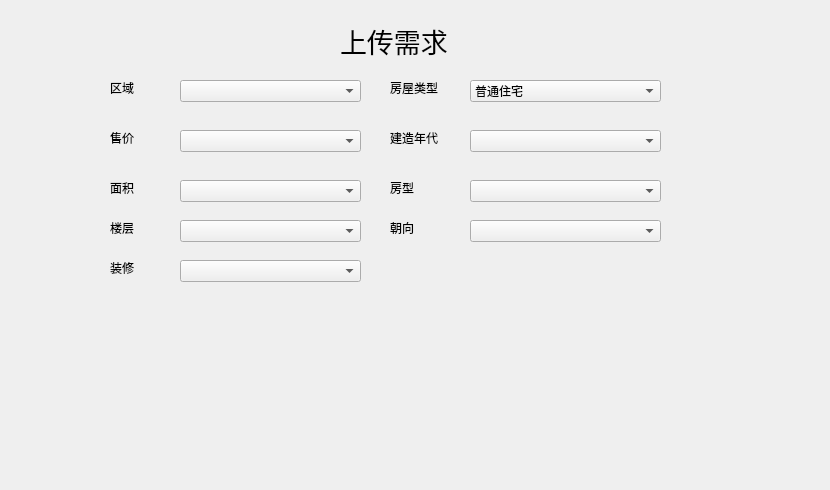
    <widget class="QWidget" name="page_6">
     <widget class="QLabel" name="label_2">
      <property name="geometry">
       <rect>
        <x>110</x>
        <y>80</y>
        <width>31</width>
        <height>15</height>
       </rect>
      </property>
      <property name="minimumSize">
       <size>
        <width>31</width>
        <height>15</height>
       </size>
      </property>
      <property name="maximumSize">
       <size>
        <width>31</width>
        <height>15</height>
       </size>
      </property>
      <property name="text">
       <string>区域</string>
      </property>
     </widget>
     <widget class="QLabel" name="label_3">
      <property name="geometry">
       <rect>
        <x>390</x>
        <y>80</y>
        <width>72</width>
        <height>15</height>
       </rect>
      </property>
      <property name="minimumSize">
       <size>
        <width>72</width>
        <height>15</height>
       </size>
      </property>
      <property name="maximumSize">
       <size>
        <width>72</width>
        <height>15</height>
       </size>
      </property>
      <property name="text">
       <string>房屋类型</string>
      </property>
     </widget>
     <widget class="QLabel" name="label_4">
      <property name="geometry">
       <rect>
        <x>20</x>
        <y>0</y>
        <width>801</width>
        <height>481</height>
       </rect>
      </property>
      <property name="minimumSize">
       <size>
        <width>801</width>
        <height>481</height>
       </size>
      </property>
      <property name="maximumSize">
       <size>
        <width>801</width>
        <height>481</height>
       </size>
      </property>
      <property name="styleSheet">
       <string notr="true">background-image: url(:/newPrefix/59350c3c70152_1024.jpg);</string>
      </property>
      <property name="text">
       <string/>
      </property>
     </widget>
     <widget class="QLabel" name="label_7">
      <property name="geometry">
       <rect>
        <x>340</x>
        <y>20</y>
        <width>131</width>
        <height>41</height>
       </rect>
      </property>
      <property name="minimumSize">
       <size>
        <width>131</width>
        <height>41</height>
       </size>
      </property>
      <property name="maximumSize">
       <size>
        <width>131</width>
        <height>41</height>
       </size>
      </property>
      <property name="font">
       <font>
        <family>Adobe Arabic</family>
        <pointsize>20</pointsize>
       </font>
      </property>
      <property name="text">
       <string>上传需求</string>
      </property>
     </widget>
     <widget class="QComboBox" name="comboBox">
      <property name="geometry">
       <rect>
        <x>470</x>
        <y>80</y>
        <width>191</width>
        <height>22</height>
       </rect>
      </property>
      <property name="minimumSize">
       <size>
        <width>191</width>
        <height>22</height>
       </size>
      </property>
      <property name="maximumSize">
       <size>
        <width>191</width>
        <height>22</height>
       </size>
      </property>
      <item>
       <property name="text">
        <string>普通住宅</string>
       </property>
      </item>
      <item>
       <property name="text">
        <string>公寓</string>
       </property>
      </item>
      <item>
       <property name="text">
        <string>平房</string>
       </property>
      </item>
      <item>
       <property name="text">
        <string>别墅</string>
       </property>
      </item>
      <item>
       <property name="text">
        <string>其他</string>
       </property>
      </item>
     </widget>
     <widget class="QComboBox" name="comboBox_2">
      <property name="geometry">
       <rect>
        <x>180</x>
        <y>80</y>
        <width>181</width>
        <height>22</height>
       </rect>
      </property>
      <property name="minimumSize">
       <size>
        <width>181</width>
        <height>22</height>
       </size>
      </property>
      <property name="maximumSize">
       <size>
        <width>181</width>
        <height>22</height>
       </size>
      </property>
     </widget>
     <widget class="QLabel" name="label_13">
      <property name="geometry">
       <rect>
        <x>110</x>
        <y>130</y>
        <width>31</width>
        <height>15</height>
       </rect>
      </property>
      <property name="minimumSize">
       <size>
        <width>31</width>
        <height>15</height>
       </size>
      </property>
      <property name="maximumSize">
       <size>
        <width>31</width>
        <height>15</height>
       </size>
      </property>
      <property name="text">
       <string>售价</string>
      </property>
     </widget>
     <widget class="QComboBox" name="comboBox_3">
      <property name="geometry">
       <rect>
        <x>180</x>
        <y>130</y>
        <width>181</width>
        <height>22</height>
       </rect>
      </property>
      <property name="minimumSize">
       <size>
        <width>181</width>
        <height>22</height>
       </size>
      </property>
      <property name="maximumSize">
       <size>
        <width>181</width>
        <height>22</height>
       </size>
      </property>
     </widget>
     <widget class="QLabel" name="label_14">
      <property name="geometry">
       <rect>
        <x>390</x>
        <y>130</y>
        <width>72</width>
        <height>15</height>
       </rect>
      </property>
      <property name="minimumSize">
       <size>
        <width>72</width>
        <height>15</height>
       </size>
      </property>
      <property name="maximumSize">
       <size>
        <width>72</width>
        <height>15</height>
       </size>
      </property>
      <property name="text">
       <string>建造年代</string>
      </property>
     </widget>
     <widget class="QLabel" name="label_15">
      <property name="geometry">
       <rect>
        <x>110</x>
        <y>180</y>
        <width>31</width>
        <height>15</height>
       </rect>
      </property>
      <property name="minimumSize">
       <size>
        <width>31</width>
        <height>15</height>
       </size>
      </property>
      <property name="maximumSize">
       <size>
        <width>31</width>
        <height>15</height>
       </size>
      </property>
      <property name="text">
       <string>面积</string>
      </property>
     </widget>
     <widget class="QComboBox" name="comboBox_5">
      <property name="geometry">
       <rect>
        <x>180</x>
        <y>180</y>
        <width>181</width>
        <height>22</height>
       </rect>
      </property>
      <property name="minimumSize">
       <size>
        <width>181</width>
        <height>22</height>
       </size>
      </property>
      <property name="maximumSize">
       <size>
        <width>181</width>
        <height>22</height>
       </size>
      </property>
     </widget>
     <widget class="QLabel" name="label_16">
      <property name="geometry">
       <rect>
        <x>390</x>
        <y>180</y>
        <width>72</width>
        <height>15</height>
       </rect>
      </property>
      <property name="minimumSize">
       <size>
        <width>72</width>
        <height>15</height>
       </size>
      </property>
      <property name="maximumSize">
       <size>
        <width>72</width>
        <height>15</height>
       </size>
      </property>
      <property name="text">
       <string>房型</string>
      </property>
     </widget>
     <widget class="QComboBox" name="comboBox_7">
      <property name="geometry">
       <rect>
        <x>470</x>
        <y>130</y>
        <width>191</width>
        <height>22</height>
       </rect>
      </property>
      <property name="minimumSize">
       <size>
        <width>191</width>
        <height>22</height>
       </size>
      </property>
      <property name="maximumSize">
       <size>
        <width>191</width>
        <height>22</height>
       </size>
      </property>
     </widget>
     <widget class="QComboBox" name="comboBox_8">
      <property name="geometry">
       <rect>
        <x>470</x>
        <y>180</y>
        <width>191</width>
        <height>22</height>
       </rect>
      </property>
      <property name="minimumSize">
       <size>
        <width>191</width>
        <height>22</height>
       </size>
      </property>
      <property name="maximumSize">
       <size>
        <width>191</width>
        <height>22</height>
       </size>
      </property>
     </widget>
     <widget class="QLabel" name="label_17">
      <property name="geometry">
       <rect>
        <x>110</x>
        <y>220</y>
        <width>31</width>
        <height>15</height>
       </rect>
      </property>
      <property name="minimumSize">
       <size>
        <width>31</width>
        <height>15</height>
       </size>
      </property>
      <property name="maximumSize">
       <size>
        <width>31</width>
        <height>15</height>
       </size>
      </property>
      <property name="text">
       <string>楼层</string>
      </property>
     </widget>
     <widget class="QComboBox" name="comboBox_6">
      <property name="geometry">
       <rect>
        <x>180</x>
        <y>220</y>
        <width>181</width>
        <height>22</height>
       </rect>
      </property>
      <property name="minimumSize">
       <size>
        <width>181</width>
        <height>22</height>
       </size>
      </property>
      <property name="maximumSize">
       <size>
        <width>181</width>
        <height>22</height>
       </size>
      </property>
     </widget>
     <widget class="QLabel" name="label_18">
      <property name="geometry">
       <rect>
        <x>390</x>
        <y>220</y>
        <width>72</width>
        <height>15</height>
       </rect>
      </property>
      <property name="minimumSize">
       <size>
        <width>72</width>
        <height>15</height>
       </size>
      </property>
      <property name="maximumSize">
       <size>
        <width>72</width>
        <height>15</height>
       </size>
      </property>
      <property name="text">
       <string>朝向</string>
      </property>
     </widget>
     <widget class="QComboBox" name="comboBox_9">
      <property name="geometry">
       <rect>
        <x>470</x>
        <y>220</y>
        <width>191</width>
        <height>22</height>
       </rect>
      </property>
      <property name="minimumSize">
       <size>
        <width>191</width>
        <height>22</height>
       </size>
      </property>
      <property name="maximumSize">
       <size>
        <width>191</width>
        <height>22</height>
       </size>
      </property>
     </widget>
     <widget class="QLabel" name="label_19">
      <property name="geometry">
       <rect>
        <x>110</x>
        <y>260</y>
        <width>31</width>
        <height>15</height>
       </rect>
      </property>
      <property name="minimumSize">
       <size>
        <width>31</width>
        <height>15</height>
       </size>
      </property>
      <property name="maximumSize">
       <size>
        <width>31</width>
        <height>15</height>
       </size>
      </property>
      <property name="text">
       <string>装修</string>
      </property>
     </widget>
     <widget class="QComboBox" name="comboBox_10">
      <property name="geometry">
       <rect>
        <x>180</x>
        <y>260</y>
        <width>181</width>
        <height>22</height>
       </rect>
      </property>
      <property name="minimumSize">
       <size>
        <width>181</width>
        <height>22</height>
       </size>
      </property>
      <property name="maximumSize">
       <size>
        <width>181</width>
        <height>22</height>
       </size>
      </property>
     </widget>
     <zorder>label_4</zorder>
     <zorder>label_2</zorder>
     <zorder>label_3</zorder>
     <zorder>label_7</zorder>
     <zorder>comboBox</zorder>
     <zorder>comboBox_2</zorder>
     <zorder>label_13</zorder>
     <zorder>comboBox_3</zorder>
     <zorder>label_14</zorder>
     <zorder>label_15</zorder>
     <zorder>comboBox_5</zorder>
     <zorder>label_16</zorder>
     <zorder>comboBox_7</zorder>
     <zorder>comboBox_8</zorder>
     <zorder>label_17</zorder>
     <zorder>comboBox_6</zorder>
     <zorder>label_18</zorder>
     <zorder>comboBox_9</zorder>
     <zorder>label_19</zorder>
     <zorder>comboBox_10</zorder>
    </widget>
